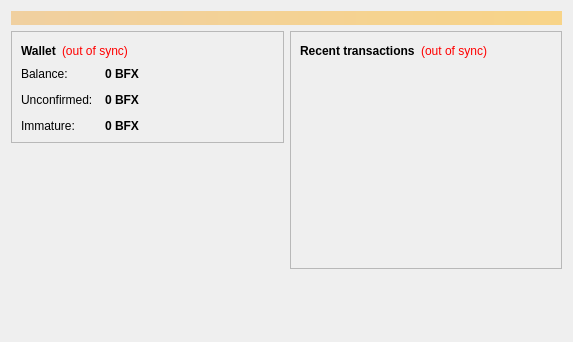
<?xml version="1.0" encoding="UTF-8"?>
<ui version="4.0">
 <class>OverviewPage</class>
 <widget class="QWidget" name="OverviewPage">
  <property name="geometry">
   <rect>
    <x>0</x>
    <y>0</y>
    <width>573</width>
    <height>342</height>
   </rect>
  </property>
  <property name="windowTitle">
   <string>Form</string>
  </property>
  <layout class="QVBoxLayout" name="topLayout">
   <item>
    <widget class="QLabel" name="labelAlerts">
     <property name="visible">
      <bool>false</bool>
     </property>
     <property name="styleSheet">
      <string notr="true">background-color: qlineargradient(x1: 0, y1: 0, x2: 1, y2: 0, stop:0 #F0D0A0, stop:1 #F8D488); color:#000000;</string>
     </property>
     <property name="wordWrap">
      <bool>true</bool>
     </property>
     <property name="margin">
      <number>3</number>
     </property>
    </widget>
   </item>
   <item>
    <layout class="QHBoxLayout" name="horizontalLayout" stretch="1,1">
     <item>
      <layout class="QVBoxLayout" name="verticalLayout_2">
       <item>
        <widget class="QFrame" name="frame">
         <property name="frameShape">
          <enum>QFrame::StyledPanel</enum>
         </property>
         <property name="frameShadow">
          <enum>QFrame::Raised</enum>
         </property>
         <layout class="QVBoxLayout" name="verticalLayout_4">
          <item>
           <layout class="QHBoxLayout" name="horizontalLayout_4">
            <item>
             <widget class="QLabel" name="label_5">
              <property name="font">
               <font>
                <weight>75</weight>
                <bold>true</bold>
               </font>
              </property>
              <property name="text">
               <string>Wallet</string>
              </property>
             </widget>
            </item>
            <item>
             <widget class="QLabel" name="labelWalletStatus">
              <property name="toolTip">
               <string>The displayed information may be out of date. Your wallet automatically synchronizes with the BitfxCoin network after a connection is established, but this process has not completed yet.</string>
              </property>
              <property name="styleSheet">
               <string notr="true">QLabel { color: red; }</string>
              </property>
              <property name="text">
               <string notr="true">(out of sync)</string>
              </property>
              <property name="alignment">
               <set>Qt::AlignLeading|Qt::AlignLeft|Qt::AlignVCenter</set>
              </property>
             </widget>
            </item>
            <item>
             <spacer name="horizontalSpacer_2">
              <property name="orientation">
               <enum>Qt::Horizontal</enum>
              </property>
              <property name="sizeHint" stdset="0">
               <size>
                <width>40</width>
                <height>20</height>
               </size>
              </property>
             </spacer>
            </item>
           </layout>
          </item>
          <item>
           <layout class="QFormLayout" name="formLayout_2">
            <property name="fieldGrowthPolicy">
             <enum>QFormLayout::AllNonFixedFieldsGrow</enum>
            </property>
            <property name="horizontalSpacing">
             <number>12</number>
            </property>
            <property name="verticalSpacing">
             <number>12</number>
            </property>
            <item row="0" column="0">
             <widget class="QLabel" name="label">
              <property name="text">
               <string>Balance:</string>
              </property>
             </widget>
            </item>
            <item row="0" column="1">
             <widget class="QLabel" name="labelBalance">
              <property name="font">
               <font>
                <weight>75</weight>
                <bold>true</bold>
               </font>
              </property>
              <property name="cursor">
               <cursorShape>IBeamCursor</cursorShape>
              </property>
              <property name="toolTip">
               <string>Your current balance</string>
              </property>
              <property name="text">
               <string notr="true">0 BFX</string>
              </property>
              <property name="textInteractionFlags">
               <set>Qt::LinksAccessibleByMouse|Qt::TextSelectableByKeyboard|Qt::TextSelectableByMouse</set>
              </property>
             </widget>
            </item>
            <item row="1" column="0">
             <widget class="QLabel" name="label_3">
              <property name="text">
               <string>Unconfirmed:</string>
              </property>
             </widget>
            </item>
            <item row="1" column="1">
             <widget class="QLabel" name="labelUnconfirmed">
              <property name="font">
               <font>
                <weight>75</weight>
                <bold>true</bold>
               </font>
              </property>
              <property name="cursor">
               <cursorShape>IBeamCursor</cursorShape>
              </property>
              <property name="toolTip">
               <string>Total of transactions that have yet to be confirmed, and do not yet count toward the current balance</string>
              </property>
              <property name="text">
               <string notr="true">0 BFX</string>
              </property>
              <property name="textInteractionFlags">
               <set>Qt::LinksAccessibleByMouse|Qt::TextSelectableByKeyboard|Qt::TextSelectableByMouse</set>
              </property>
             </widget>
            </item>
            <item row="2" column="0">
             <widget class="QLabel" name="labelImmatureText">
              <property name="text">
               <string>Immature:</string>
              </property>
             </widget>
            </item>
            <item row="2" column="1">
             <widget class="QLabel" name="labelImmature">
              <property name="font">
               <font>
                <weight>75</weight>
                <bold>true</bold>
               </font>
              </property>
              <property name="toolTip">
               <string>Mined balance that has not yet matured</string>
              </property>
              <property name="text">
               <string notr="true">0 BFX</string>
              </property>
              <property name="textInteractionFlags">
               <set>Qt::LinksAccessibleByMouse|Qt::TextSelectableByKeyboard|Qt::TextSelectableByMouse</set>
              </property>
             </widget>
            </item>
			
           </layout>
          </item>
         </layout>
        </widget>
       </item>
       <item>
        <spacer name="verticalSpacer">
         <property name="orientation">
          <enum>Qt::Vertical</enum>
         </property>
         <property name="sizeHint" stdset="0">
          <size>
           <width>20</width>
           <height>40</height>
          </size>
         </property>
        </spacer>
       </item>
		<item>
         <widget class="QLabel" name="label_wallet_bgcoin">
          <property name="text">
           <string/>
          </property>
          <property name="pixmap">
           <pixmap resource="../bitcoin.qrc">:/images/wallet_bgcoin</pixmap>
          </property>
          <property name="scaledContents">
           <bool>false</bool>
          </property>
          <property name="alignment">
           <set>Qt::AlignLeft</set>
          </property>
          <property name="margin">
           <number>-2</number>
          </property>
         </widget>
        </item>
	   </layout>
     </item>
     <item>
      <layout class="QVBoxLayout" name="verticalLayout_3">
       <item>
        <widget class="QFrame" name="frame_2">
         <property name="frameShape">
          <enum>QFrame::StyledPanel</enum>
         </property>
         <property name="frameShadow">
          <enum>QFrame::Raised</enum>
         </property>
         <layout class="QVBoxLayout" name="verticalLayout">
          <item>
           <layout class="QHBoxLayout" name="horizontalLayout_2">
            <item>
             <widget class="QLabel" name="label_4">
              <property name="text">
               <string>&lt;b&gt;Recent transactions&lt;/b&gt;</string>
              </property>
             </widget>
            </item>
            <item>
             <widget class="QLabel" name="labelTransactionsStatus">
              <property name="toolTip">
               <string>The displayed information may be out of date. Your wallet automatically synchronizes with the BitfxCoin network after a connection is established, but this process has not completed yet.</string>
              </property>
              <property name="styleSheet">
               <string notr="true">QLabel { color: red; }</string>
              </property>
              <property name="text">
               <string notr="true">(out of sync)</string>
              </property>
              <property name="alignment">
               <set>Qt::AlignRight|Qt::AlignTrailing|Qt::AlignVCenter</set>
              </property>
             </widget>
            </item>
            <item>
             <spacer name="horizontalSpacer">
              <property name="orientation">
               <enum>Qt::Horizontal</enum>
              </property>
              <property name="sizeHint" stdset="0">
               <size>
                <width>40</width>
                <height>20</height>
               </size>
              </property>
             </spacer>
            </item>
           </layout>
          </item>
          <item>
           <widget class="QListView" name="listTransactions">
            <property name="styleSheet">
             <string notr="true">QListView { background: transparent; }</string>
            </property>
            <property name="frameShape">
             <enum>QFrame::NoFrame</enum>
            </property>
            <property name="verticalScrollBarPolicy">
             <enum>Qt::ScrollBarAlwaysOff</enum>
            </property>
            <property name="horizontalScrollBarPolicy">
             <enum>Qt::ScrollBarAlwaysOff</enum>
            </property>
            <property name="selectionMode">
             <enum>QAbstractItemView::NoSelection</enum>
            </property>
           </widget>
          </item>
         </layout>
        </widget>
       </item>
       <item>
        <spacer name="verticalSpacer_2">
         <property name="orientation">
          <enum>Qt::Vertical</enum>
         </property>
         <property name="sizeHint" stdset="0">
          <size>
           <width>20</width>
           <height>40</height>
          </size>
         </property>
        </spacer>
       </item>
      </layout>
     </item>
    </layout>
   </item>
  </layout>
 </widget>
 <resources/>
 <connections/>
</ui>
